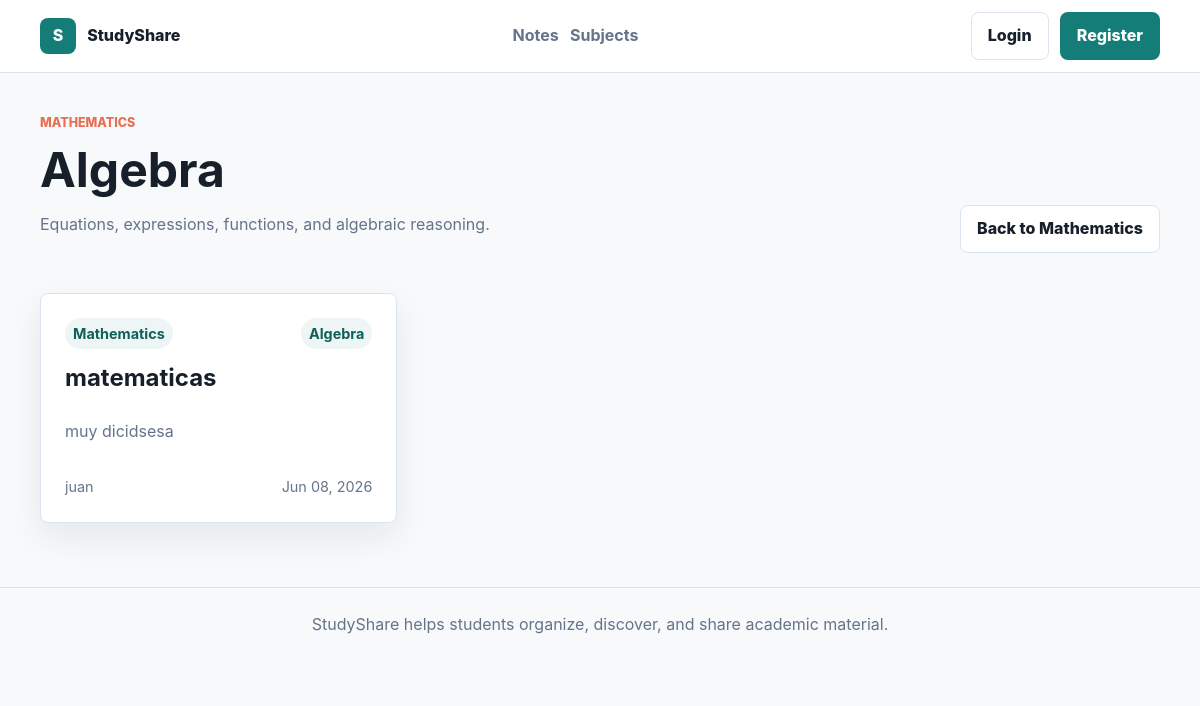
Page /categories/1 on the earlier database version.
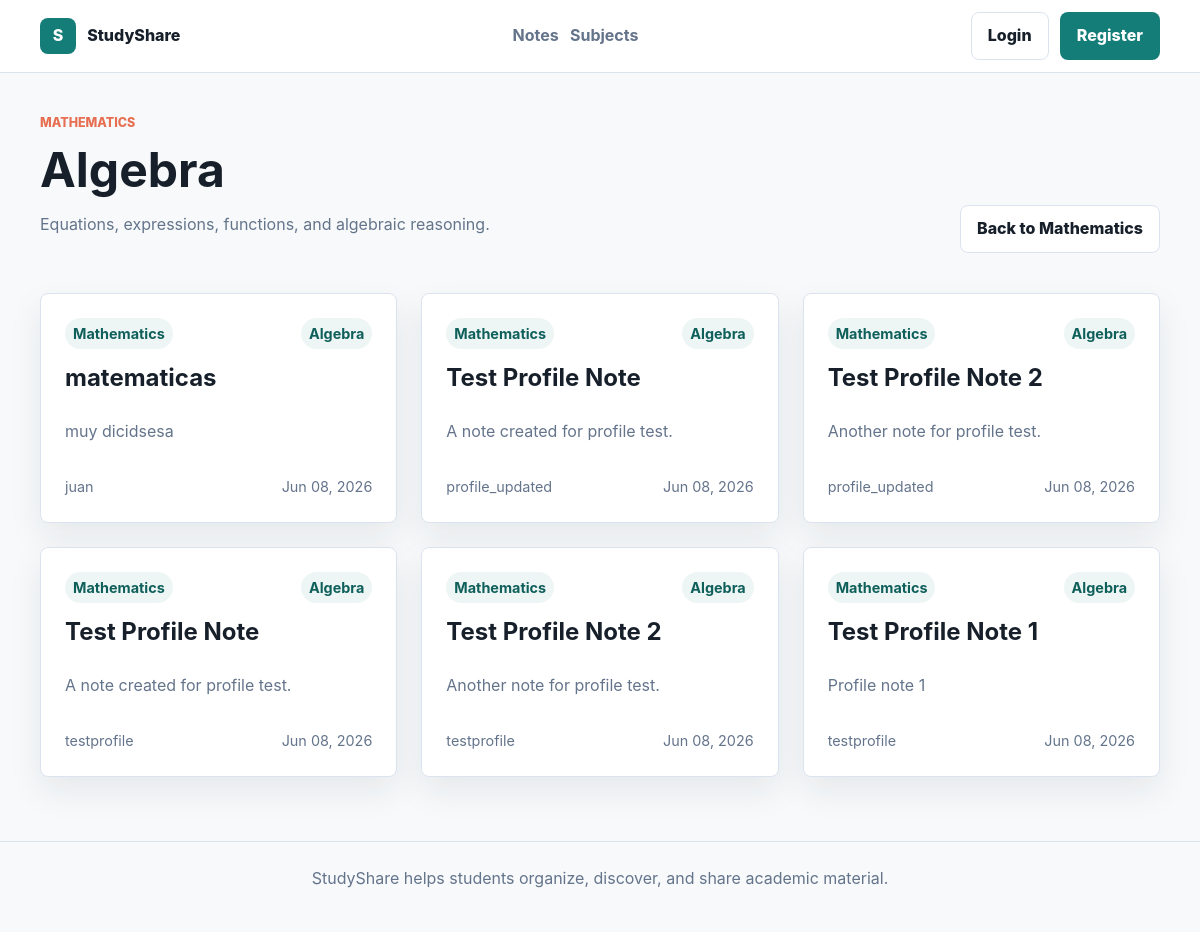
Same page on the later database version.
### app/models/subject.py (models this page shows, shortened)
class Subject(db.Model):
    __tablename__ = "subjects"
    id = db.Column(db.Integer, primary_key=True)
    name = db.Column(
        db.String(100),
        unique=True,
        nullable=False
    )
    description = db.Column(
        db.Text,
        nullable=False
    )
    categories = db.relationship(
        "Category",
        backref="subject",
        lazy=True,
        cascade="all, delete-orphan"
    )
    notes = db.relationship(
        "Note",
        backref="subject",
        lazy=True
    )

### app/models/category.py (models this page shows, shortened)
class Category(db.Model):
    __tablename__ = "categories"
    id = db.Column(db.Integer, primary_key=True)
    name = db.Column(
        db.String(100),
        nullable=False
    )
    description = db.Column(
        db.Text,
        nullable=False
    )
    subject_id = db.Column(
        db.Integer,
        db.ForeignKey("subjects.id"),
        nullable=False
    )
    notes = db.relationship(
        "Note",
        backref="category",
        lazy=True
    )
    __table_args__ = (
        db.UniqueConstraint(
            "name",
            "subject_id",
            name="uq_category_name_subject"
        ),
    )

### app/models/note.py (models this page shows, shortened)
class Note(db.Model):
    __tablename__ = "notes"
    id = db.Column(db.Integer, primary_key=True)
    title = db.Column(
        db.String(150),
        nullable=False
    )
    description = db.Column(
        db.Text,
        nullable=False
    )
    file_url = db.Column(
        db.String(255),
        nullable=False
    )
    user_id = db.Column(
        db.Integer,
        db.ForeignKey("users.id"),
        nullable=False
    )
    subject_id = db.Column(
        db.Integer,
        db.ForeignKey("subjects.id"),
        nullable=False
    )
    category_id = db.Column(
        db.Integer,
        db.ForeignKey("categories.id"),
        nullable=False
    )
    created_at = db.Column(
        db.DateTime,
        server_default=db.func.now()
    )

### app/models/user.py (models this page shows, shortened)
class User(db.Model, UserMixin):
    __tablename__ = "users"
    id = db.Column(db.Integer, primary_key=True)
    username = db.Column(
        db.String(50),
        unique=True,
        nullable=False
    )
    email = db.Column(
        db.String(120),
        unique=True,
        nullable=False
    )
    password = db.Column(
        db.String(255),
        nullable=False
    )
    created_at = db.Column(
        db.DateTime,
        server_default=db.func.now()
    )
    notes = db.relationship(
        "Note",
        backref="author",
        lazy=True
    )

### app/routes/subjects.py (the view)
@subjects.route("/categories/<int:category_id>")
def category_detail(category_id):
    category = Category.query.get_or_404(category_id)
    return render_template(
        "category_detail.html",
        category=category
    )

### app/templates/category_detail.html (shortened to what this page needs)
{% extends "base.html" %}
{% block content %}
    <section class="page-heading">
        <div>
            <p class="eyebrow">{{ category.subject.name }}</p>
            <h1>{{ category.name }}</h1>
            <p class="muted">{{ category.description }}</p>
        </div>
        <a class="button button-secondary" href="{{ url_for('subjects.subject_detail', subject_id=category.subject.id) }}">
            Back to {{ category.subject.name }}
        </a>
    </section>
    {% if category.notes %}
        <section class="grid grid-3">
            {% for note in category.notes %}
                <article class="note-card">
                    <div class="card-meta">
                        <span>{{ category.subject.name }}</span>
                        <span>{{ category.name }}</span>
                    </div>
                    <h2>
                        <a href="{{ url_for('notes.note_detail', note_id=note.id) }}">
                            {{ note.title }}
                        </a>
                    </h2>
                    <p>{{ note.description }}</p>
                    <div class="card-footer">
                        <span>{{ note.author.username }}</span>
                        <span>{{ note.created_at.strftime('%b %d, %Y') if note.created_at else 'Recently' }}</span>
                    </div>
                </article>
            {% endfor %}
        </section>
    {% else %}
        <div class="empty-state">
            <h2>No notes yet</h2>
            <p>No notes in this category yet.</p>
        </div>
    {% endif %}
{% endblock %}

Differences in the rows shown:
added Note: {{ category.subject.name }} "Mathematics", {{ category.name }} "Algebra", title "Test Profile Note", description "A note created for profile test.", author.username "profile_updated", created_at "Jun 08, 2026"
added Note: {{ category.subject.name }} "Mathematics", {{ category.name }} "Algebra", title "Test Profile Note 2", description "Another note for profile test.", author.username "profile_updated", created_at "Jun 08, 2026"
added Note: {{ category.subject.name }} "Mathematics", {{ category.name }} "Algebra", title "Test Profile Note", description "A note created for profile test.", author.username "testprofile", created_at "Jun 08, 2026"
added Note: {{ category.subject.name }} "Mathematics", {{ category.name }} "Algebra", title "Test Profile Note 2", description "Another note for profile test.", author.username "testprofile", created_at "Jun 08, 2026"
added Note: {{ category.subject.name }} "Mathematics", {{ category.name }} "Algebra", title "Test Profile Note 1", description "Profile note 1", author.username "testprofile", created_at "Jun 08, 2026"
